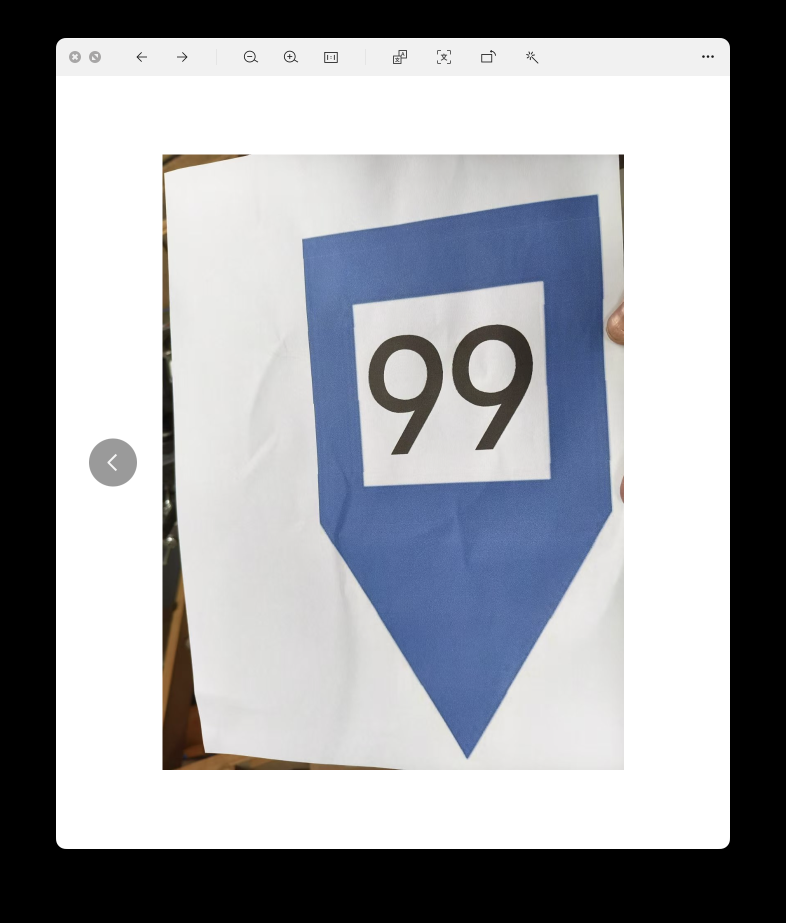
#> input picture python/entry_test/reverse_tar.png, 1572 x 1846 px, found by its file name (shown at 1/2 size)
$ python Task3_reverse.py
#> lines starting #> are read from the running program, lines starting #| are printed output that depends on the picture; after the words box and inside, x2 and y2 are one past the last pixel; in counts of white or black regions, pixels touching at a corner belong together; long printed decimals are rounded
import cv2 as cv
import numpy as np

def load_and_resize_image(image_path, new_size=(480, 640)):
    """加载图像并调整大小。"""
#> called with image_path = 'reverse_tar.png', new_size = (480, 640)
    img = cv.imread(image_path)
#> img is the input picture: shape (1846, 1572, 3); mean B, G, R 164.4, 159.4, 157.2
    if img is None:
        print(f"Error: Unable to load image from {image_path}.")
        return None
    return cv.resize(img, new_size)
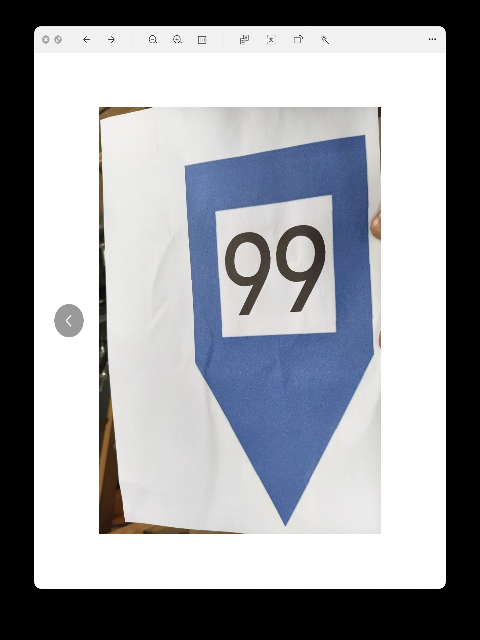
#> returned value: shape (640, 480, 3); mean of channels 0, 1, 2 164.7, 159.6, 157.5; drawn as B, G, R

def apply_gaussian_blur(image):
    """对图像应用高斯模糊。"""
    return cv.GaussianBlur(image, (5, 5), 0)
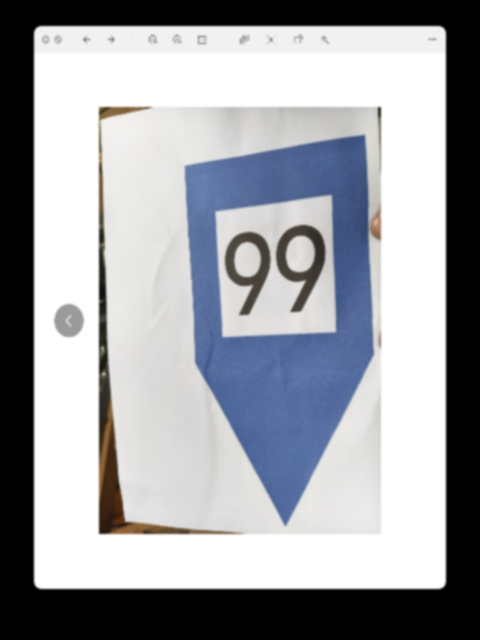
#> returned value: shape (640, 480, 3); mean of channels 0, 1, 2 164.7, 159.6, 157.5; drawn as B, G, R

def detect_blue_areas(img, lower_blue, upper_blue):
    """检测图像中的蓝色区域。"""
    hsv = cv.cvtColor(img, cv.COLOR_BGR2HSV)
#> hsv: shape (640, 480, 3); mean H, S, V 23.4, 17.6, 166.2
    mask = cv.inRange(hsv, lower_blue, upper_blue)
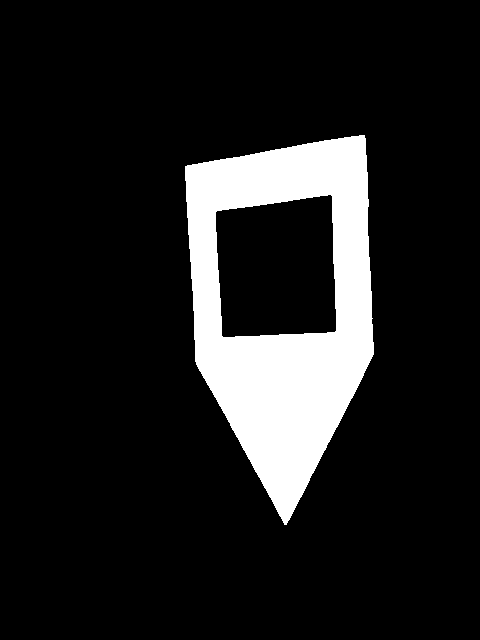
#> mask: shape (640, 480); 12.2% white; 1 white region
    return mask

def find_contours(mask):
    """在掩码中找到轮廓。"""
    contours, _ = cv.findContours(mask, cv.RETR_EXTERNAL, cv.CHAIN_APPROX_SIMPLE)
#> contours = 1 contour; box (x1, y1, x2, y2) and area: (185, 135, 374, 525) 52187
    return contours

def draw_contours(image, contours, color=(0, 255, 0), thickness=2):
    """在图像上绘制轮廓。"""
    img_draw = cv.drawContours(image.copy(), contours, -1, color, thickness)
    return img_draw

def fit_ellipse_and_rotate(image, contour):
    """拟合椭圆并旋转图像。"""
    #(x, y)为椭圆中心点坐标
    (x, y), (Ma, ma), angle = cv.fitEllipse(contour)
    #参数是旋转中心点、角度和缩放因子，返回一个旋转矩阵
    M = cv.getRotationMatrix2D((x, y), angle, 1)
    #旋转函数
    res = cv.warpAffine(image, M,None)
    return res

#接收图片，调整大小
image_path = "reverse_tar.png"
img = load_and_resize_image(image_path)
if img is None:
    print("fail to find photo")
#高斯模糊并在mask上画出轮廓
img_blur = apply_gaussian_blur(img)
lower_blue = np.array([100, 43, 50])
upper_blue = np.array([130, 255, 255])
img_mask = detect_blue_areas(img_blur, lower_blue, upper_blue)
contours = find_contours(img_mask)
img_draw = draw_contours(img, contours)


for contour in contours:
    rect = cv.minAreaRect(contour)
    box = cv.boxPoints(rect)
    box = np.int32(box)
    cv.drawContours(img, [box],0, (0, 255, 0), 2)

    # 计算质心
    moments = cv.moments(contour)
    if moments["m00"] != 0:
        cX = int(moments["m10"] / moments["m00"])
        cY = int(moments["m01"] / moments["m00"])
        cv.circle(img, (cX, cY), 7, (0, 0, 255), -1)

    # 计算最小外接矩形，返回一个对象包含矩形的中心点坐标、size(W&L)、旋转角度
    rect = cv.minAreaRect(contour)
    point = rect[0]   # 中心点坐标
    print(point)
    siz = rect[1]     # size
    print(siz)
    angle = rect[2]   # angle
    print(angle)
    box = cv.boxPoints(rect)
    box = np.int32(box)
    cv.drawContours(img, [box], -1, (0, 0, 255), 2)

    # 旋转变换
    res = fit_ellipse_and_rotate(img, contours[0])
    cv.imshow("Rotated", res)
    cv.imshow("Original", img)
    cv.imshow("Gaussian Blur", img_blur)
    cv.imshow("Mask", img_mask)
    cv.imshow("Contours", img_draw)

    cv.waitKey(0)
    cv.destroyAllWindows()
#> this loop made 1 pass
#> (box, cX, cY, x in fit_ellipse_and_rotate, y in fit_ellipse_and_rotate, Ma in fit_ellipse_and_rotate) on pass 1: ([[204, 528], [182, 144], [364, 134], [386, 518]], 282, 298, 281.8, 297.1, 180.4)
#| (284.663, 331.628)
#| (182.343, 384.286)
#| -3.219
#> pass 1, in fit_ellipse_and_rotate, `res = cv.warpAffine(image, M,None)`:
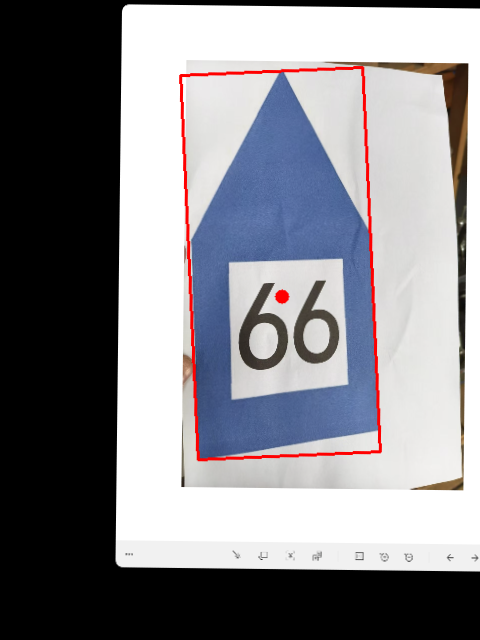
#> res: shape (640, 480, 3); mean of channels 0, 1, 2 138.8, 133.9, 134.7; drawn as B, G, R
#> pass 1, `cv.imshow("Original", img)`:
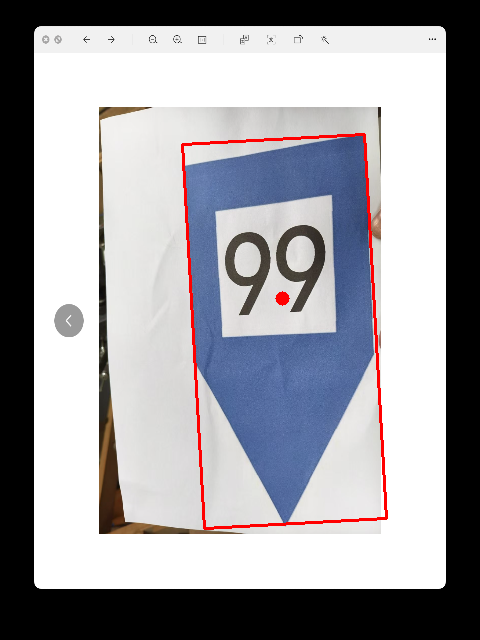
#> window 'Original': shape (640, 480, 3); mean B, G, R 162.2, 157.2, 158
